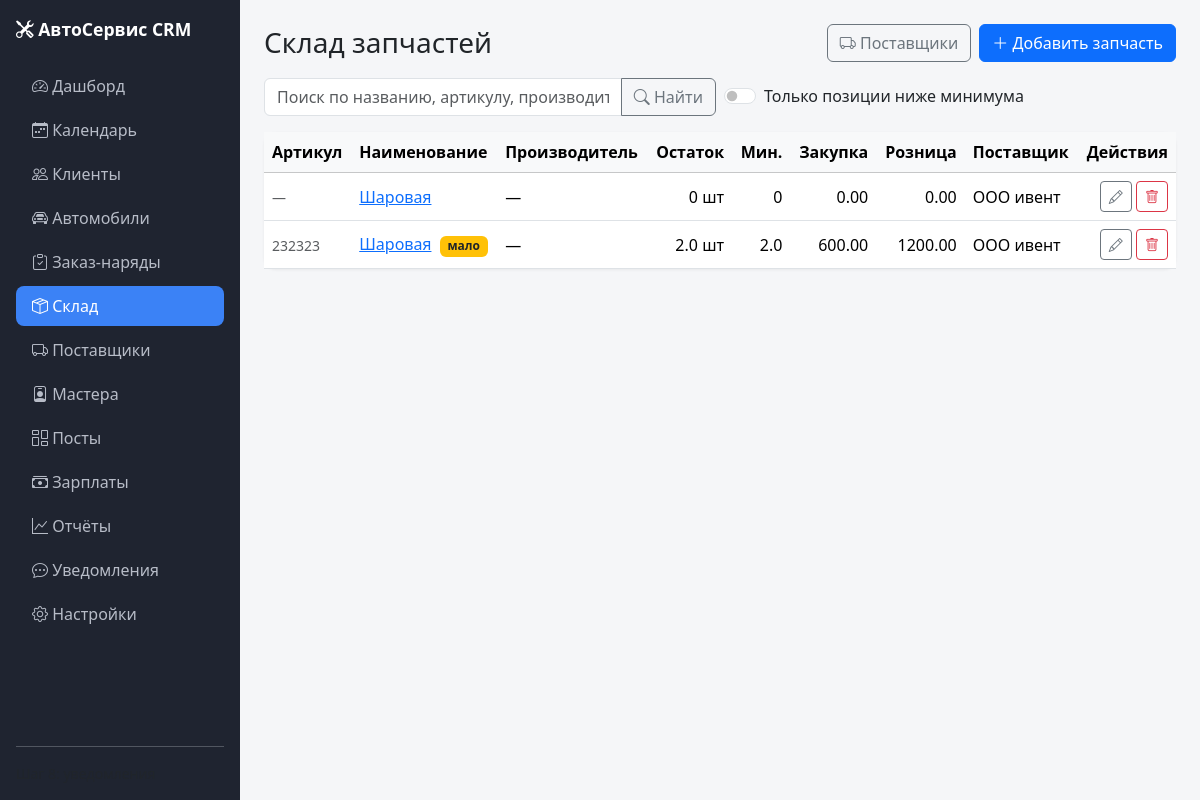
The app's page /warehouse/parts with its own data.
### models.py (models this page shows, shortened)
class Part(db.Model):
    __tablename__ = "parts"
    id = db.Column(db.Integer, primary_key=True)
    sku = db.Column(db.String(80), index=True)
    name = db.Column(db.String(200), nullable=False, index=True)
    brand = db.Column(db.String(120))
    unit = db.Column(db.String(20), default="шт")
    purchase_price = db.Column(db.Float, default=0)
    price = db.Column(db.Float, default=0)
    stock = db.Column(db.Float, default=0)
    min_stock = db.Column(db.Float, default=0)
    supplier_id = db.Column(db.Integer, db.ForeignKey("suppliers.id"), nullable=True)
    comment = db.Column(db.Text)
    created_at = db.Column(db.DateTime, default=lambda: datetime.now(timezone.utc))
    supplier = db.relationship("Supplier", backref="parts")
    movements = db.relationship(
        "StockMovement",
        backref="part",
        cascade="all, delete-orphan",
        lazy=True,
        order_by="StockMovement.id.desc()",
    )
    @property
    def is_low(self):
        try:
            return (self.stock or 0) <= (self.min_stock or 0) and (self.min_stock or 0) > 0
        except Exception:
            return False

class Supplier(db.Model):
    __tablename__ = "suppliers"
    id = db.Column(db.Integer, primary_key=True)
    name = db.Column(db.String(200), nullable=False)
    contact_person = db.Column(db.String(200))
    phone = db.Column(db.String(30))
    email = db.Column(db.String(120))
    comment = db.Column(db.Text)
    created_at = db.Column(db.DateTime, default=lambda: datetime.now(timezone.utc))

### app.py (the view)
@app.route("/warehouse/parts")
def parts_list():
    q = request.args.get("q", "").strip()
    low = request.args.get("low", "").strip()
    query = Part.query
    if q:
        like = f"%{q}%"
        query = query.filter(db.or_(Part.sku.ilike(like), Part.name.ilike(like), Part.brand.ilike(like)))
    parts = query.order_by(Part.name).all()
    if low == "1":
        parts = [p for p in parts if p.is_low]
    return render_template("warehouse/parts_list.html", parts=parts, q=q, low=low)

### app.py (called while the page is built)
@app.context_processor
def inject_globals():
    return {
        "ORDER_STATUSES": ORDER_STATUSES,
        "MOVEMENT_TYPES": MOVEMENT_TYPES,
        "MOVEMENT_COLORS": MOVEMENT_COLORS,
        "APPOINTMENT_STATUSES": APPOINTMENT_STATUSES,
        "APPOINTMENT_COLORS": APPOINTMENT_COLORS,
        "STATUS_COLORS": {
            "new": "secondary",
            "in_progress": "primary",
            "waiting_parts": "warning",
            "done": "info",
            "closed": "success",
            "canceled": "danger",
        },
    }

### templates/warehouse/parts_list.html (shortened to what this page needs)
{% extends "base.html" %}
{% block content %}
<div class="d-flex justify-content-between align-items-center mb-3">
    <h1 class="h3 mb-0">Склад запчастей</h1>
    <div class="d-flex gap-2">
        <a href="{{ url_for('suppliers_list') }}" class="btn btn-outline-secondary">
            <i class="bi bi-truck"></i> Поставщики
        </a>
        <a href="{{ url_for('part_new') }}" class="btn btn-primary">
            <i class="bi bi-plus-lg"></i> Добавить запчасть
        </a>
    </div>
</div>
<form method="get" class="mb-3">
    <div class="row g-2 align-items-center">
        <div class="col-md-6">
            <div class="input-group">
                <input type="text" name="q" value="{{ q }}" class="form-control"
                       placeholder="Поиск по названию, артикулу, производителю">
                <button class="btn btn-outline-secondary" type="submit">
                    <i class="bi bi-search"></i> Найти
                </button>
            </div>
        </div>
        <div class="col-md-6">
            <div class="form-check form-switch">
                <input class="form-check-input" type="checkbox" name="low" value="1"
                       id="low-check" {% if low == '1' %}checked{% endif %}
                       onchange="this.form.submit()">
                <label class="form-check-label" for="low-check">Только позиции ниже минимума</label>
            </div>
        </div>
    </div>
</form>
<div class="card stat-card">
    <div class="table-responsive">
        <table class="table table-hover mb-0 align-middle">
            <thead class="table-light">
            <tr>
                <th>Артикул</th>
                <th>Наименование</th>
                <th>Производитель</th>
                <th class="text-end">Остаток</th>
                <th class="text-end">Мин.</th>
                <th class="text-end">Закупка</th>
                <th class="text-end">Розница</th>
                <th>Поставщик</th>
                <th class="text-end">Действия</th>
            </tr>
            </thead>
            <tbody>
            {% for p in parts %}
                <tr>
                    <td><small class="text-muted">{{ p.sku or "—" }}</small></td>
                    <td>
                        <a href="{{ url_for('part_detail', part_id=p.id) }}">{{ p.name }}</a>
                        {% if p.is_low %}
                            <span class="badge bg-warning text-dark ms-1">мало</span>
                        {% endif %}
                    </td>
                    <td>{{ p.brand or "—" }}</td>
                    <td class="text-end">{{ p.stock or 0 }} {{ p.unit }}</td>
                    <td class="text-end">{{ p.min_stock or 0 }}</td>
                    <td class="text-end">{{ "%.2f"|format(p.purchase_price or 0) }}</td>
                    <td class="text-end">{{ "%.2f"|format(p.price or 0) }}</td>
                    <td>{{ p.supplier.name if p.supplier else "—" }}</td>
                    <td class="text-end">
                        <a href="{{ url_for('part_edit', part_id=p.id) }}"
                           class="btn btn-sm btn-outline-secondary"><i class="bi bi-pencil"></i></a>
                        <form method="post" class="d-inline"
                              action="{{ url_for('part_delete', part_id=p.id) }}"
                              onsubmit="return confirm('Удалить запчасть? История движений тоже удалится.');">
                            <button class="btn btn-sm btn-outline-danger"><i class="bi bi-trash"></i></button>
                        </form>
                    </td>
                </tr>
            {% else %}
                <tr>
                    <td colspan="9" class="text-center text-muted py-4">
                        {% if q or low %}Ничего не найдено.{% else %}На складе пока пусто.{% endif %}
                    </td>
                </tr>
            {% endfor %}
            </tbody>
        </table>
    </div>
</div>
{% endblock %}

### static/css/style.css (style rules this page uses)
body { background: #f5f6f8; font-family: system-ui, -apple-system, "Segoe UI", Roboto, sans-serif; }
.stat-card { border: none; border-radius: .75rem; box-shadow: 0 1px 3px rgba(0, 0, 0, .06); }

### records on screen
Part: sku "—", name "Шаровая", brand "—", stock "0", unit "шт", min_stock "0", purchase_price "0.00", price "0.00", supplier "ООО ивент"
Part: sku "232323", name "Шаровая", shows "мало", brand "—", stock "2.0", unit "шт", min_stock "2.0", purchase_price "600.00", price "1200.00", supplier "ООО ивент"
